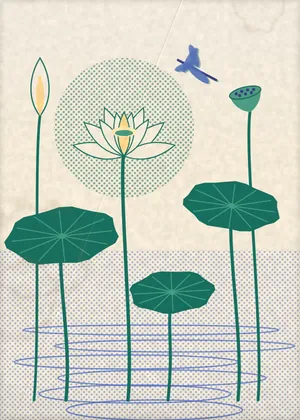
#> input picture prototype/art/prints/ao-sen.webp, 300 x 420 px
$ python -i encode-wall-posters.py   (imports and definitions only)
#> lines starting #> are read from the running program, lines starting #| are printed output that depends on the picture
"""Print, age and pack the wall posters (M6; src/world/wall-posters-data.js, scripts/wall-posters.mjs).

    node scripts/wall-posters.mjs && python3 -I scripts/encode-wall-posters.py

Reads the flat rasters from node_modules/.cache/wall-posters/<id>.png (the 2048 atlas's print size) and gives each
the life of a print that has hung on a Saigon wall for a while: cream paper with fibre grain, the top third faded by
the sun (desaturated, lighter), two or three soft water stains, grime at the edges and a little more at the foot, a
crease or two. Then each goes into its atlas cell with two strips of tape at its top corners and the soft shadow it
casts on the wall, and the atlases are written:
    public/textures/wall-posters-2048.webp   Tier 2 and the stills   (budget 240 KB)
    public/textures/wall-posters-1024.webp   Tier 1                  (100 KB)
    public/textures/wall-posters-512.webp    phones under 600 px     (34 KB)
plus every print alone at 300 px wide (art/prints/<id>.webp: inputs for later stills, never shipped with the site),
and src/world/wall-posters-report.json: the bytes, a hash of each file, and the red and pink share of every print
(test/wall-posters.test.mjs fails on pink, on more than 2% red, on a stale report and over budget).
"""
import colorsys
import hashlib
import io
import json
import os
import re
import sys

import numpy as np
from PIL import Image, ImageFilter

HERE = os.path.dirname(os.path.abspath(__file__))
PROTO = os.path.dirname(HERE)
CACHE = os.path.join(PROTO, "node_modules", ".cache", "wall-posters")
OUT = os.path.join(PROTO, "public", "textures")
DATA = os.path.join(PROTO, "src", "world", "wall-posters-data.js")
REPORT = os.path.join(PROTO, "src", "world", "wall-posters-report.json")

# [1 line not run here, left out]
# [1 line that did not run here, left out]
CELL = {512: (168, 235, 2), 1024: (336, 470, 4), 2048: (672, 940, 8)}
BUDGET = {512: 34, 1024: 100, 2048: 240}
MARGIN = (36, 50)  # the print's inset in a 2048 cell (px)
COLS = 3


# [86 lines left out: functions noise, age, tape, cell, not called in this run]


def resize(img, size):
    return img.convert("RGBa").resize(size, Image.LANCZOS).convert("RGBA")


def colour_share(img):
    """Red (hue 345-15°, saturation > 0.45) and pink (hue 300-345°, saturation > 0.2) shares of a print."""
    a = np.asarray(img.convert("RGB").resize((150, 210)), np.float32) / 255
    hsv = np.array([colorsys.rgb_to_hsv(*p) for p in a.reshape(-1, 3)])
    hue, sat, val = hsv[:, 0] * 360, hsv[:, 1], hsv[:, 2]
    red = ((hue >= 345) | (hue <= 15)) & (sat > 0.45) & (val > 0.2)
    pink = (hue > 300) & (hue < 345) & (sat > 0.2) & (val > 0.2)
    return float(red.mean()), float(pink.mean())


# [42 lines left out: functions webp, main, not called in this run]


# [2 lines not run here, left out]

>>> from PIL import Image
>>> picture = Image.open('../art/prints/ao-sen.webp')
#> picture is the input picture: PIL image 300x420 RGB; mean R, G, B 200.6, 207.8, 196
>>> result = colour_share(picture)
#> in colour_share, `a = np.asarray(img.convert("RGB").resize((150, 210)), np.float32) / 255`:
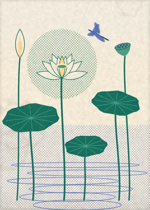
#> a: shape (210, 150, 3) float32; mean R, G, B 0.787, 0.815, 0.769
#> result = (0, 0)

$ run again, on prototype/art/prints/pho-mua.webp
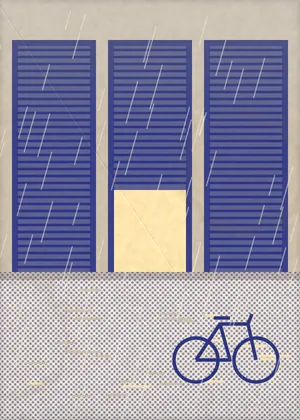
#> input picture prototype/art/prints/pho-mua.webp, 300 x 420 px
#> picture is the input picture: PIL image 300x420 RGB; mean R, G, B 150.5, 147.5, 166.1
#> in colour_share, `a = np.asarray(img.convert("RGB").resize((150, 210)), np.float32) / 255`:
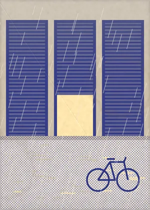
#> a: shape (210, 150, 3) float32; mean R, G, B 0.59, 0.578, 0.652
#> result = (0, 0)

$ run again, on prototype/art/prints/tet-hoa-mai.webp
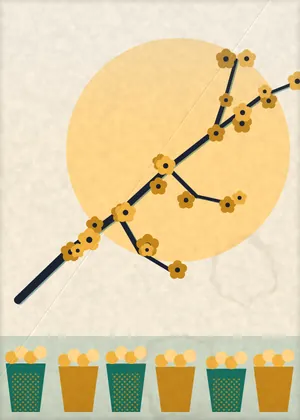
#> input picture prototype/art/prints/tet-hoa-mai.webp, 300 x 420 px
#> picture is the input picture: PIL image 300x420 RGB; mean R, G, B 225.5, 208.9, 168.7
#> in colour_share, `a = np.asarray(img.convert("RGB").resize((150, 210)), np.float32) / 255`:
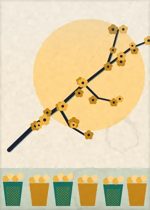
#> a: shape (210, 150, 3) float32; mean R, G, B 0.884, 0.819, 0.661
#> result = (3.17e-05, 3.17e-05)
